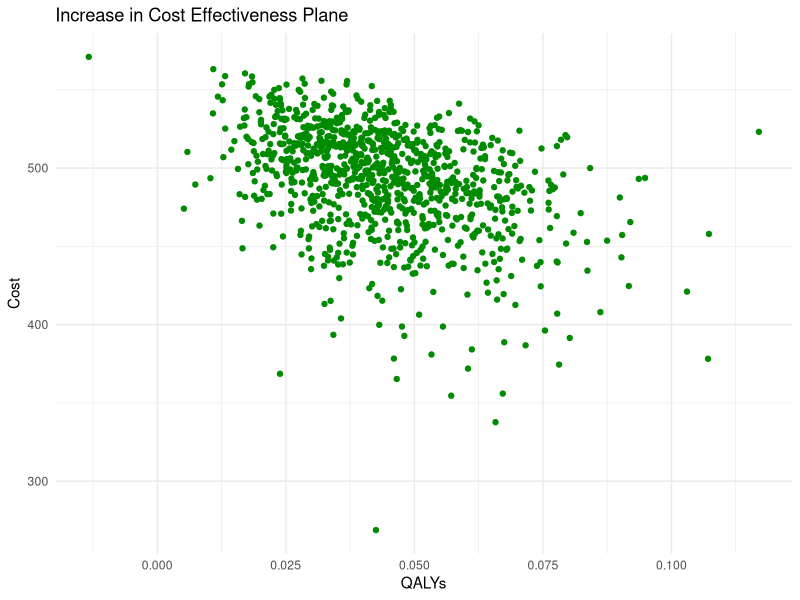
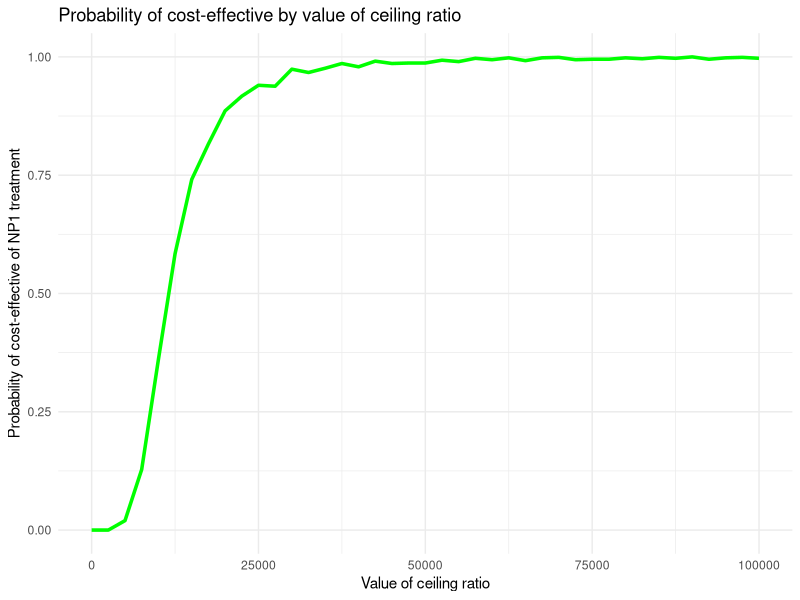

The R source for these figures, in order: (Note: a time limit stopped this script after it produced the figures.)
## ---- chunk 1
library(MASS)

cStandard <- 394 #cost of standard implant
cNP1 <- 579 #cost of new implant

cDR <- 0.06 
oDR <- 0.015 
age <- 60
male <- 0

iVec <- c(1000,0,0,0,0)
t <- 60

covMat <- matrix(
  c(0.0022515  , -0.005691 , 0.000000028, 0.0000051, 0.000259,
   -0.005691   ,  0.0432191,-0.000783   ,-0.007247 ,-0.000642,
    0.000000028, -0.000783 , 2.716e-05  , 0.000033 ,-0.000111,
    0.0000051  , -0.007247 , 0.000033   , 0.0118954, 0.000184,
    0.000259   , -0.000642 ,-0.000111   , 0.000184 , 0.1463686),
  nrow = 5, ncol = 5, byrow = T
)

colnames(covMat) <- rownames(covMat) <- c("lngamma","cons","age","male","NP1")

survModelSummary <- data.frame(
  
  variable = c("lngamma","cons","age","male","NP1"),
  coefficient = c(0.3740968,-5.490935,-0.0367022,0.768536,-1.344474),
  SE = c(0.0474501,0.207892,0.0052112,0.109066,0.3825815)
)
survModelSummary$hazard_ratio <- exp(survModelSummary$coefficient)




drawBetaMethodMoments <- function(n,mu,s){
  
  #functions estimates alpha and beta using the method of moments then draws from the beta distribution
  alpha <- ((mu*(1-mu)/s^2) -1)*mu
  beta <- alpha*(1-mu )/mu
  
  #draw our random number
  draw <- rbeta(n,alpha,beta)
  
  return(draw)
}


tProbsHazard <- function(t,lambda,gamma){
   
  return(1-exp(lambda*(((1:t)-1)^gamma - ((1:t)^gamma))))
   
}


tProbs_time <- function(omrPTHR,omrRTHR,rr,mr,rrr,t){
  #rr is revision risk, mr is mortality risk
  
  tProbs <- matrix(
  c(0, 1-(omrPTHR),     0,     0,                   omrPTHR,
    0, 1-(rr[t]+mr[t]), rr[t], 0,                   mr[t],
    0, 0,               0,     1-(omrRTHR + mr[t]), omrRTHR + mr[t],
    0, 0,               rrr,   1-(rrr+mr[t]),       mr[t],
    0, 0,               0,     0,                   1
  ),ncol = 5, nrow = 5, byrow = T
)
  
}

#provided death rates and yearly transition probabilities
deathRates <- data.frame(
  Age = c("35-44","45-54","55-64","65-74","75-84","85 and over"),
  Males = c(1.51,3.93,10.9,31.6,80.1,187.9),
  Females = c(0.99,2.6,6.7,19.3,53.5,154.8)
  
)
yearlyTProbs <- data.frame(
    Age = c("35-44","45-54","55-64","65-74","75-84","85 and over"),
    Index = c(35,45,55,65,75,85),
    Males = c(0.00151,0.00393,0.0109,0.0316,0.0801,0.1879),
    Females = c(0.00099,0.0026,0.0067,0.0193,0.0535,0.1548)
)


discountFormula <- function(nonDiscount,discRate,t){
  
  return(nonDiscount/(1+discRate)^(1:t))
  
}



calculateYearlyProbs <- function(iVec,omrPTHR,omrRTHR,rr,mr,rrr,t){
  
  #create empty matrix that we will fill in
  
  matReturn <- matrix(nrow = t, ncol = 5)
  
  #initialize first vector of proportions
  
  #create column names
  colnames(matReturn) <- c("PrimaryTHR","SuccessP","RevisionTHR","SucessR","Death")

  for(i in 1:t){
    
    #get the corresponding transition matrix based on the time
    tProbs <- tProbs_time(omrPTHR,omrRTHR,rr,mr,rrr,i)
    
    matReturn[i,] <-   iVec %*% tProbs 
    
    #update ivec
    iVec <- iVec %*% tProbs
    
  }
  return(matReturn)
  
  #returns a 60 (years) x 5 (states) matrix where the rows represent the proportion in a given state at year t
  
}



analysisNP1 <- function(omrPTHR,omrRTHR,mr,rrr,rrNP1,cPrimary,cRevision,cStandard,uSuccessP,uSuccessR,uRevision,cDR,oDR,cNP1,gamma,lambda,iVec,t){

  #calculate the revision risk
    rr <- tProbsHazard(t=t,lambda = lambda,gamma = gamma)
    mr <- sapply(1:t,function(x){
    
    #calculate which index select based on the age group
    inds <- sum(x+age >= yearlyTProbs$Index)
    
    #select the gender columns
    #if else takes 3 arguments, the first is a logical check, if true, it returns the second value, if false it returns the 3rd argument. Equivalent code can be written use if(x){}else{}.
    genderCol <- ifelse(male ==1,3,4)
    
    return(yearlyTProbs[inds,genderCol])
    
  })
    
  #calculate standard states
  standPopStates <- calculateYearlyProbs(iVec = iVec,omrPTHR=omrPTHR, omrRTHR=omrPTHR,rr= rr, mr = mr,rrr=rrr,t=t)
  lifeYearsStandard <- rowSums(standPopStates[,-5])
  #excludes death year
  costVec <- c(0,0,cRevision,0)

  #add a parameter for the initial cost we had 1000 initial patients
  iCostStandard <- cStandard*1000
  
  #first calculate the total cost
  totalCosts <- standPopStates[,-5] %*% costVec
  
  #calculate the discounted cost
  discCostStandard <- discountFormula(totalCosts,cDR,t=t)
  
  #calculate the quality adjusted life years by creating a vector for each state utility except death
  utility<- c(0,uSuccessP,uRevision,uSuccessR)
  
  #multiply by the cohort
  totalQuality <-  standPopStates[,-5] %*% utility
  QALYStandard <- discountFormula(totalQuality,discRate = oDR,t=t)
  
  #calculate the total cost for all cycles/person
  STDcost <- sum(c(iCostStandard,discCostStandard))/1000
  STDLYs <- sum(lifeYearsStandard)/1000
  STDQALYS <- sum(QALYStandard)/1000

  
  ###repeat this for the NP1###
  rrNP1_vec <- tProbsHazard(t,lambda = lambda*rrNP1,gamma = gamma)

  #call the previous function created
  populationStatesNP1 <- calculateYearlyProbs(iVec,omrPTHR,omrRTHR,rr=rrNP1_vec,mr=mr,rrr=rrr,t=t)
  
  #calculate life years for np1
  lifeYearsNP1 <- rowSums(populationStatesNP1[,-5])
  
  #total and discounted costs
  totalCostsNP1 <- populationStatesNP1[,-5] %*% costVec
  discCostsNP1 <- discountFormula(totalCostsNP1,cDR,t=t)
  #add the initial cost for NP1
  iCostNP1 <- cNP1*1000
  #Utility
  totalQualityNP1 <- populationStatesNP1[,-5] %*% utility
  QALYNP1 <- discountFormula(totalQualityNP1,discRate = oDR,t=t)
  
  #calculate the total cost for all cycles/person
  NP1cost <- sum(c(iCostNP1,discCostsNP1))/1000
  NP1LYs <- sum(lifeYearsNP1)/1000
  NP1QALYS <- sum(QALYNP1)/1000
  
  #returns a list of discounted cost and QALYs for each method
  return(list(STDcost = STDcost, STDQALYS = STDQALYS, NP1cost = NP1cost,NP1QALYS = NP1QALYS, ICER = (NP1cost-STDcost)/(NP1QALYS-STDQALYS)))
  
}
## ---- chunk 2
generateSimulations <- function(nReps = 1000,age=60,male=0,cRatio = 100000){
   
   #we need to know how many columns or variable we have here in ncol
   cols <- c("omrPTHR","omrRTHR","rrNP1","rrr","lambda","gamma",
             "cPrimary","cRevision","cSuccess","uSuccessP","uSuccessR",
             "uRevision","cRatio","STDCost","STDQALYS","NP1Cost","NP1QALYS",
             "STDNMB","NP1NMB","NP1Inc","CESTD","CENP1","CENP1Inc")
   
   
   
   dfReturn <- data.frame(matrix(NA,nrow = nReps,ncol = length(cols)))
  
   #fill out the column names for our dataframe
   colnames(dfReturn) <- cols

   #cRatio is fixed at 10000
   dfReturn$cRatio <- cRatio
   alpha <- (5294/1487)^2
   beta <- 1487^2 / 5294
   
   
   #due to R's vectorization, we can sample all the parameters at once in the "n" parameter
   omrPTHR <- rbeta(nReps,2,98) #operative mortality rate following primary THR
   omrRTHR <- rbeta(nReps,2,98) #operative mortality rate following revision THR
   rrr <- rbeta(nReps,4,96) #re-revision risk
   
   #save them here using R's vectorization
   dfReturn$omrPTHR <- omrPTHR
   dfReturn$omrRTHR <- omrRTHR 
   dfReturn$rrr <- rrr
   
   #cost and utility
   cRevision <- rgamma(nReps,shape = alpha,scale = beta)
   uSuccessP <- drawBetaMethodMoments(nReps,0.85,0.03)
   uSuccessR <- drawBetaMethodMoments(nReps,0.75,0.04)
   uRevision <- drawBetaMethodMoments(nReps,0.3,0.03)
   
   dfReturn$cRevision <- cRevision
   dfReturn$uSuccessP <- uSuccessP
   dfReturn$uSuccessR <- uSuccessR
   dfReturn$uRevision <- uRevision 
   
   #draw from multivariate normal
   normDraw <- mvrnorm(nReps, mu = survModelSummary$coefficient,Sigma = covMat)
   
   #using R's vectorization, we can calculate operations on the entire vector, we must use [,"name"]as normDraw is not a matrix rather than a vector
   lambda <- exp(normDraw[,'cons'] + normDraw[,'age']*age + normDraw[,'male']*male)
   gamma <- exp(normDraw[,'lngamma'])
   rrNP1 <- exp(normDraw[,'NP1'])
   
   dfReturn$lambda <- lambda
   dfReturn$gamma <- gamma
   dfReturn$rrNP1 <- rrNP1

  #start the for-loop
  
  for(i in 1:nReps){
    
    #call the analysis function and specify the iteration for the parameter to be selected
    #those with a parameter that is constant do not need to be called from dfReturn
    results <- analysisNP1(dfReturn$omrPTHR[i],dfReturn$omrRTHR[i],mr,dfReturn$rrr[i],dfReturn$rrNP1[i],
                           dfReturn$cPrimary[i],dfReturn$cRevision[i],dfReturn$cStandard[i],dfReturn$uSuccessP[i],
                           dfReturn$uSuccessR[i],dfReturn$uRevision[i],cDR,oDR,cNP1,dfReturn$gamma[i],dfReturn$lambda[i],iVec,t)
    
    #save the results
    dfReturn$STDCost[i] <- results$STDcost
    dfReturn$STDQALYS[i] <- results$STDQALYS
    dfReturn$NP1Cost[i] <- results$NP1cost
    dfReturn$NP1QALYS[i] <- results$NP1QALYS
    
    #calculate net monetary benefit
    dfReturn$STDNMB[i] <- results$STDQALYS*dfReturn$cRatio[i]-results$STDcost
    dfReturn$NP1NMB[i] <- results$NP1QALYS*dfReturn$cRatio[i]-results$NP1cost
    dfReturn$NP1Inc[i] <- (results$NP1QALYS-results$STDQALYS)*dfReturn$cRatio[i] - (results$NP1cost-results$STDcost)
    
    #calculate the cost effectiveness
    dfReturn$CESTD[i] <- ifelse(dfReturn$STDNMB[i]>= dfReturn$NP1NMB[i],1,0)
    dfReturn$CENP1[i] <- ifelse(dfReturn$CESTD[i]==1,0,1)
    dfReturn$CENP1Inc[i] <- ifelse(dfReturn$NP1Inc[i]>0,1,0)
    
    #the above formulae come directly from the textbook 5.1.4
  }
  return(dfReturn)
}
## ---- chunk 3
library(ggplot2)

set.seed(1)
#we can call the simulation by specifying any number of repetitions and the seed
res <- generateSimulations(nReps = 1000)

#quickly create the difference in costs and difference in QALYs for each method, note since we have access to all columns we can quickly perform vector operations on them
res$diffCost <- res$NP1Cost-res$STDCost
res$diffQALYs <- res$NP1QALYS-res$STDQALYS

#lets create a plot using ggplot
#the syntax takes a bit of getting used to but the plots are generally quite pretty
ggplot(res,aes(x = diffQALYs,y = diffCost)) + geom_point(colour = "green4") + theme_minimal()+ labs(x = "QALYs", y = "Cost", title = "Increase in Cost Effectiveness Plane")

## ---- chunk 4

#mean proportion of STD cost effective
mean(res$CESTD)

#mean proportion of NP1 cost effective
mean(res$CENP1)

#equivalently, the same NP1 net monetary benefit as the "increase" over the standard
mean(res$CENP1Inc)

#the NP1 implant is chosen over the standard implant 99.9% of the time with a cost threshold of 100,000
#what if instead we want to see what happens if we plot this threshold value from 0 to 100,000
#we can estimate this numerically by running our simulation many times for different values of cRatio and plotting the results
cRatios <- seq(0,100000,by = 2500)

#to loop through the cRatios and calculate the proportion of cost effectiveness we can write another for-loop or...
#instead since cRatios is a vector, we can use sapply to quickly loop through the vector and calculate the proportion output from the resultsNP1() function

cRatioResults <- sapply(cRatios,function(x){
  
  #call the simulation
  NP1sim <- generateSimulations(nReps = 1000,cRatio = x)
  
  #calculate the proportion for each simulatiom
  propNP1CE <- mean(NP1sim$CENP1)
  
  return(propNP1CE)
})

ncRatios <- length(cRatios)

dfcRatios <- data.frame(cRatio = cRatios,probCENP1 = cRatioResults,probCESTD = 1-cRatioResults)

#plot our results using ggplot
ggplot(dfcRatios,aes(x = cRatio,y = probCENP1)) + geom_line(colour = 'green',linewidth = 1.2) + theme_minimal()+ labs(x = "Value of ceiling ratio", y = "Probability of cost-effective of NP1 treatment", title = "Probability of cost-effective by value of ceiling ratio",colour = "Treatment") 
## ---- chunk 5
#subgroups of interest
ages <- c(40,60,80)
gender <- c(0,1)

#all possible combinations can be easily calculated using expand.grid, note we also want all possible ceiling ratios as well
factorsOfInterest <- expand.grid(cRatio = cRatios,age=ages,male = gender)
#add the column that we will fill in in our function
factorsOfInterest$propNP1CE <- NA

#loop through the grid and perform the simulation on each row
subGroupSimulation <- function(nReps,factorsOfInterest){
   
  #calculate the number of combinations
  nCombinations <- nrow(factorsOfInterest)
  
  for(c in 1:nCombinations){
  
  #our current combination of the loop (current row)
  currentCombination <- factorsOfInterest[c,]
  
  #call our simulation function
  NP1sim <- generateSimulations(nReps = nReps, cRatio = currentCombination$cRatio ,age = currentCombination$age, male = currentCombination$male)
  
  #calculate the proportion of cost effectiveness
  propNP1CE <- mean(NP1sim$CENP1)
  
  #fill in the dataframe with the proportion
  factorsOfInterest$propNP1CE[c] <- propNP1CE
  }
  
  return(factorsOfInterest)
  
}

subGroupResults <- subGroupSimulation(1000,factorsOfInterest)

#to make plotting easier to combine the age and gender columns so that it is one variable
subGroupResults$combined_factor <- interaction(as.factor(subGroupResults$age),as.factor(subGroupResults$male),sep = "_")

#again plot in ggplot2, here, we manually change the names of the subgroups
ggplot(subGroupResults,aes(x = cRatio,y = propNP1CE,colour = combined_factor)) + geom_line(linewidth = 1.2,alpha = 0.5) + 
  labs(x = "Threshold Ratio", y = "Proportion of NP1 cost effective", "Line plot of cost effectiveness of NP1 implant by age and gender", colour = 'Factor') +
  scale_color_manual(labels = c("40_0"="Age 40 Female","60_0"= "Age 60 Female","80_0"="Age 80 Female",
                                "40_1"="Age 40 Male","60_1"= "Age 60 Male","80_1"="Age 81 Male"),
                     values = c("40_0" = "red3","60_0" = "orange2","80_0" = "purple3",
                                "40_1" = "blue2", "60_1" = "skyblue2","80_1" = "green3"))
